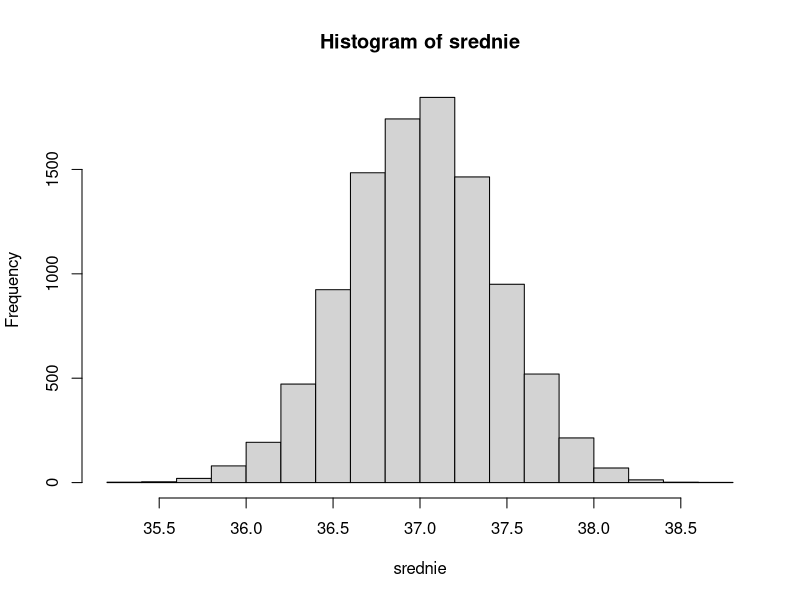
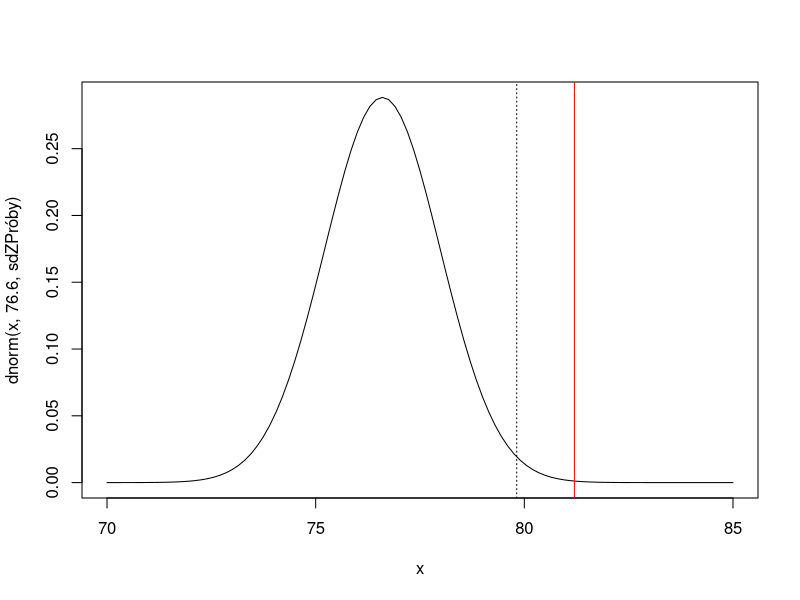

Source code (R) for these figures, in order:
#questionable research practices
#pod kątem statystycznym

# HARKing
# p-hacking
# cherrypicking

# Open Science Framework





#zadanie 1
# 50 bobrów, mierzymy temp, liczymy średnią

# μ = 37.00 σ = 3

bobry <- rnorm(50, 37, 3)
mean(bobry)
sd(bobry)

srednie <- replicate(10000, mean(rnorm(50, 37, 3)))

mean(srednie)
sd(srednie)
hist(srednie)


# SE = σ / sqrt(n) #standard error



#zadanie 2
# μσ = 76.6 σ = 8.3
# n = 36; X = 81.2; s = 11.3


#Czy mamy podstawy sądzić, że ci studenci nie pochodzą z populacji o średniej μ?


# H0: μ = 76.6
# HA: μ > 76.6

# z CTG (centralnego twierdzenia granicznego) średnia z próby równa populacyjnej, 
# odchylenie z próby równe σ / sqrt(n)

sdZPróby <- 8.3 / sqrt(36)
curve(dnorm(x, 76.6, sdZPróby), from = 70, to = 85)
abline(v = 81.2, col = "red")

obszarKrytyczny <- qnorm(0.99, 76.6, sdZPróby)
abline(v = obszarKrytyczny, lty = 3)

# zatem studenci NIE pochodzą z populacji o średniej μ
# bo odrzucamy hipotezę zerową 

pnorm(81.2, 76.6, 1.38, lower.tail = F)
z_stat <- (81.2 - 76.6) / sdZPróby
pnorm(z_stat, lower.tail = F)
qnorm(0.95)


